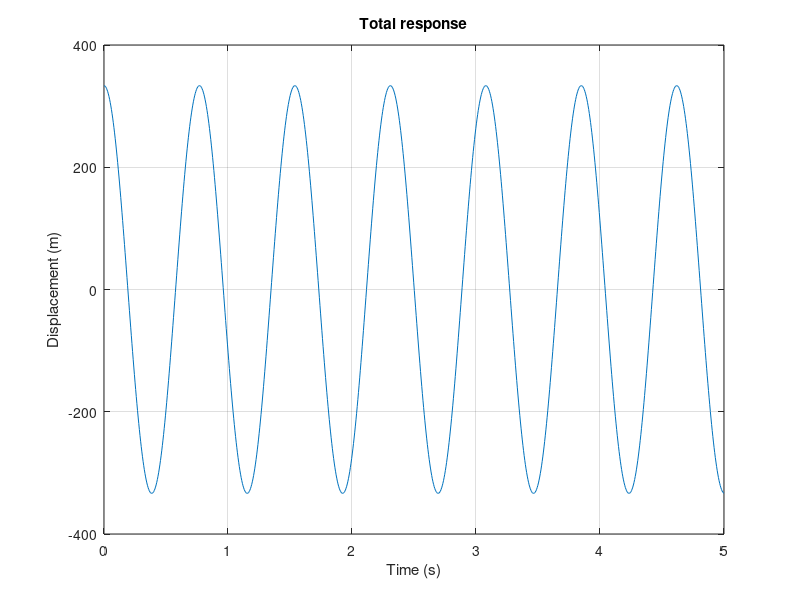

This figure's MATLAB source:
%ppark

clear;clc

%-----Givens-----%

k = 1000;
m = 10;
Fo = 100;
w = 8.162;
xo = 0.01;
vo = 0.01;
fo = Fo/m;
wn = sqrt(k/m);

%-----plot-----%

t = linspace(0,5,1000);
figure(1);clf
plot(t,(fo*(wn^2 - w^2))*cos(w*t) + (vo/w)*sin(w*t) + (xo - (fo/(wn^2-w^2)))*cos(w*t));grid on
xlabel('Time (s)')
ylabel('Displacement (m)')
title('Total response')
